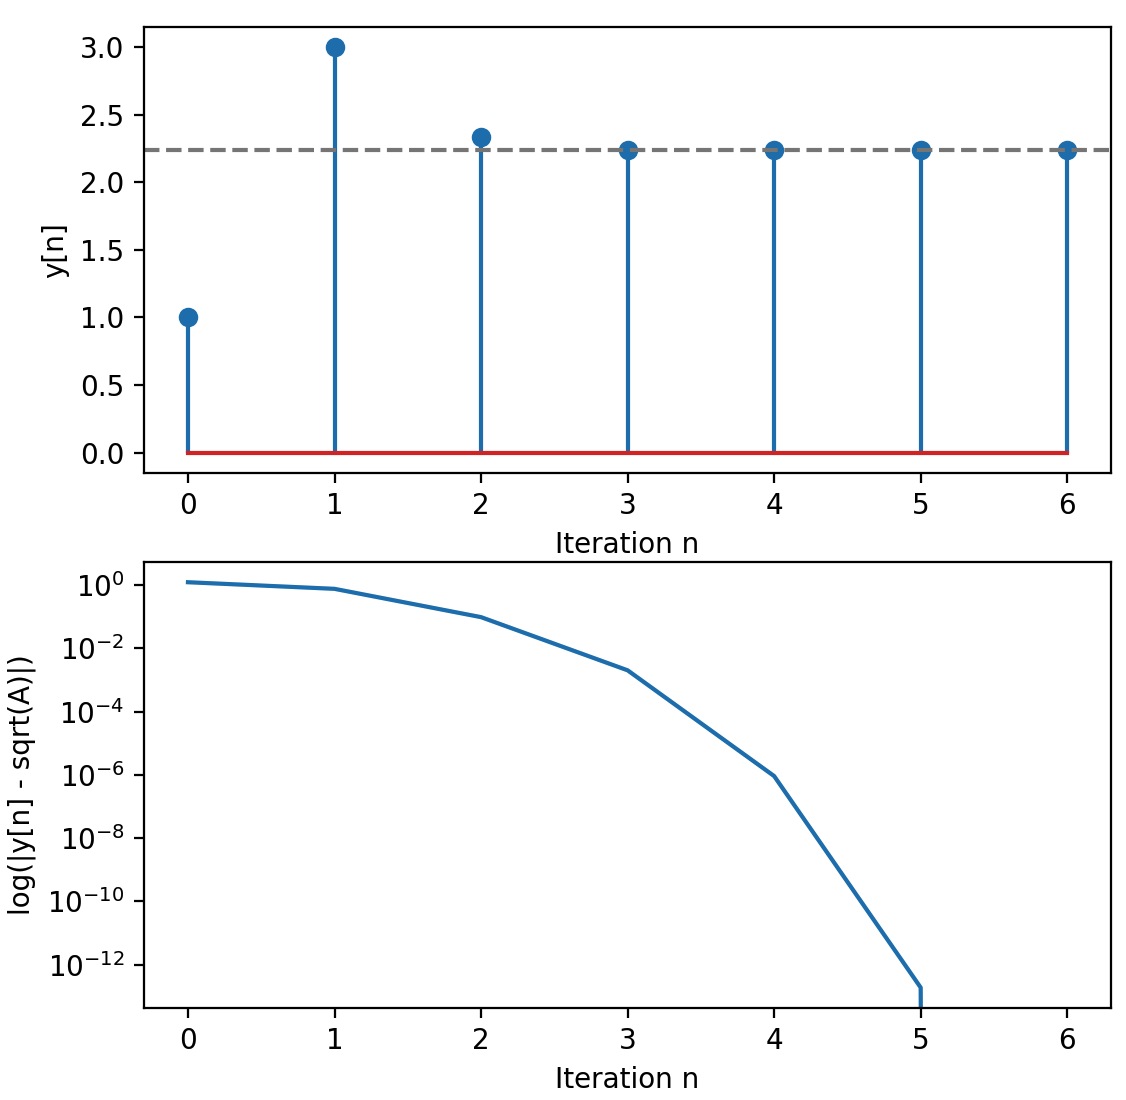

Write Python code to recreate this figure.
import numpy as np
import matplotlib.pyplot as plt


def root(A: float, y0: float, n):
    y = [y0]
    for ii in range(n):
        y.append((y[-1] + A / y[-1]) / 2)

    return y


A = 5.0
rootA = np.sqrt(A)
y = root(A, 1.0, 6)

plt.subplot(211)
plt.stem(y)
plt.ylabel("y[n]")
plt.xlabel("Iteration n")
plt.axhline(rootA, linestyle="--", color=)
plt.subplot(212)
plt.semilogy(
    np.abs(np.array(y) - rootA)
)
plt.ylabel("log(|y[n] - sqrt(A)|)")
plt.xlabel("Iteration n")
plt.show()
